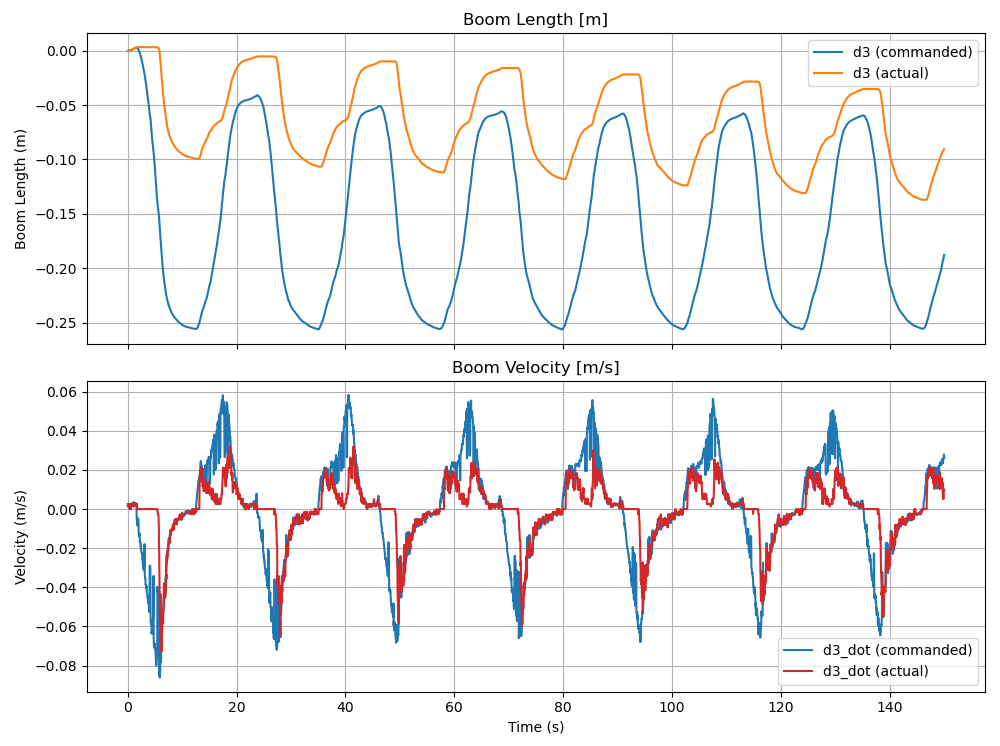

This chart was generated by the following Python code:
import pandas as pd
import matplotlib.pyplot as plt
import numpy as np
from scipy.ndimage import median_filter

# Load CSV
df = pd.read_csv("./DATA/deployer_blossoming/boom_log_20250721_115308.csv")  # Replace with your actual filename

# Trim time between 50 and 200 seconds
df = df[(df["timestamp"] >= 50) & (df["timestamp"] <= 200)].copy()
df["timestamp"] -= 50  # Reset 50s to 0s

# Compute baselines from first 10 rows (after trimming)
baseline_d3_pos = df["d3_pos"][:10].mean()
baseline_d3_real = df["d3_real"][:10].mean()

# Normalize
df["d3_pos_norm"] = df["d3_pos"] - baseline_d3_pos
df["d3_real_norm"] = df["d3_real"] - baseline_d3_real

# Compute discrete-time derivatives (velocity)
dt = np.diff(df["timestamp"])
dd3_pos = np.diff(df["d3_pos"])
dd3_real = np.diff(df["d3_real"])
vel_d3_pos = dd3_pos / dt
vel_d3_real = dd3_real / dt

# Apply median filter (kernel size = 9)
vel_d3_pos_filtered = median_filter(vel_d3_pos, size=5)
vel_d3_real_filtered = median_filter(vel_d3_real, size=5)

# Trim timestamp for velocity plot (one shorter than original)
timestamp_vel = df["timestamp"].iloc[1:]

# Plot
fig, (ax1, ax2) = plt.subplots(2, 1, figsize=(10, 8), sharex=True)

# Subplot 1: Normalized positions
ax1.plot(df["timestamp"], df["d3_pos_norm"], label="d3 (commanded)")
ax1.plot(df["timestamp"], df["d3_real_norm"], label="d3 (actual)")
ax1.set_ylabel("Boom Length (m)")
ax1.set_title("Boom Length [m]")
ax1.legend()
ax1.grid(True)

# Subplot 2: Filtered velocities
ax2.plot(timestamp_vel, vel_d3_pos_filtered, label="d3_dot (commanded)", linestyle="-", color="tab:blue")
ax2.plot(timestamp_vel, vel_d3_real_filtered, label="d3_dot (actual)", linestyle="-", color="tab:red")
ax2.set_xlabel("Time (s)")
ax2.set_ylabel("Velocity (m/s)")
ax2.set_title("Boom Velocity [m/s]")
ax2.legend()
ax2.grid(True)

plt.tight_layout()
plt.show()
